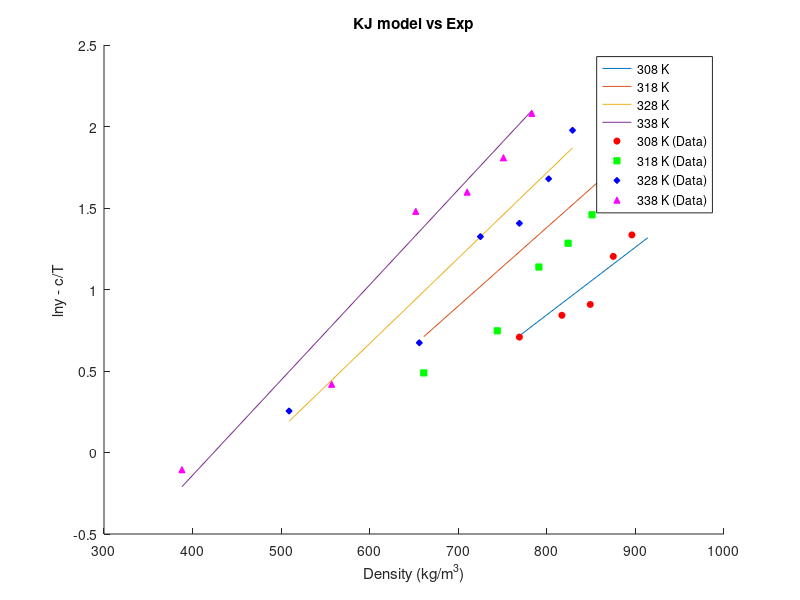
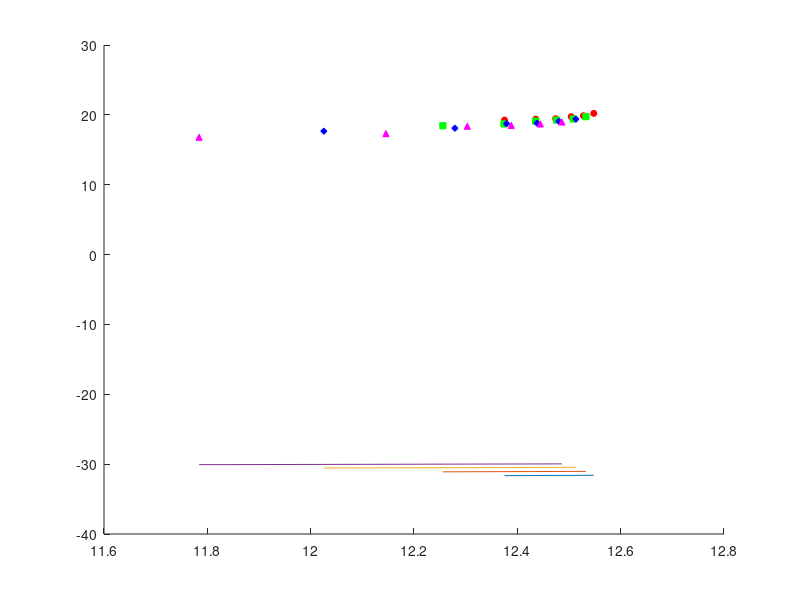

Reproduce these figures in MATLAB, in order.
clear;
% SC CO2 Thermo info
T_c_CO2 = 304.18;       % Critical Temp [Kelvin]
P_c_CO2 = 73.8;         % Critical Pressure [bar]
omega_CO2 = 0.225;      % Omega [-]

% Drug Thermo info
T_c_drug = 1149.5;      % Critical Temp [Kelvin]
P_c_drug = 10.57;       % Critical Pressure [bar]
omega_drug = 2.0964;    % Omega [-]

% Genral info
T = [308 318 328 338];              % Temp range
P = 1:1:300;                        % Pressure range from 1 to 300 bar with step of 1
k_ij = [0.103 0.117 0.126 0.134];   % Binary interaction parameter for PR/KM EoS
R = 8.314;                          % Gas Constant [J/mol·K]

Mw_drug = 598.5;
Mw_CO2 = 44.01;
Mw_methanol = 32.04;

rho_CO2 =   [769 817 849 875 896 914;
            661 744 791 824 851 872;
            509 656 725 769 802 829;
            388 557 652 710 751 783];               % Density [kg/m3]

y_b =   [2.03 2.32 2.48 3.33 3.80 5.32;
        1.63 2.11 3.12 3.61 4.30 5.96;
        1.29 1.96 3.76 4.08 5.36 7.22;
        0.90 1.52 4.39 4.94 6.10 8.01];        % mole fraction

ln_y_b = log(y_b);

% KJ Model info
a_KJ = -2.4761;
b_KJ = [0.0041509,0.0048209,0.0052409,0.0058409];
c_KJ = -4550.5306;

ln_y_KJ = zeros(4,6);
ln_y_KJ_cT = zeros(4,6);

for n=1:4
    for i=1:6
        ln_y_KJ(n,i) = a_KJ + b_KJ(n)*rho_CO2(n,i) + c_KJ/T(n);
        ln_y_KJ_cT(n,i) = ln_y_KJ(n,i) - c_KJ/T(n);

    end
end

figure(1);
hold on;

% Plot lines
plot(rho_CO2(1,:), ln_y_KJ_cT(1,:), 'DisplayName', '308 K');
plot(rho_CO2(2,:), ln_y_KJ_cT(2,:), 'DisplayName', '318 K');
plot(rho_CO2(3,:), ln_y_KJ_cT(3,:), 'DisplayName', '328 K');
plot(rho_CO2(4,:), ln_y_KJ_cT(4,:), 'DisplayName', '338 K');

% Scatter points
scatter(rho_CO2(1,:), ln_y_b(1,:), 20, 'r', 'o', 'MarkerFaceColor', 'r', 'DisplayName', '308 K (Data)');
scatter(rho_CO2(2,:), ln_y_b(2,:), 20, 'g', 's', 'MarkerFaceColor', 'g', 'DisplayName', '318 K (Data)');
scatter(rho_CO2(3,:), ln_y_b(3,:), 20, 'b', 'd', 'MarkerFaceColor', 'b', 'DisplayName', '328 K (Data)');
scatter(rho_CO2(4,:), ln_y_b(4,:), 20, 'm', '^', 'MarkerFaceColor', 'm', 'DisplayName', '338 K (Data)');

xlabel('Density (kg/m^3)');
ylabel('lny - c/T');

legend('Location', 'best');
title('KJ model vs Exp');



% GM Model info
a_GM = 1.8309;
b_GM = -5710.4987;
c_GM = [0.29142,0.24342,0.20242,0.1598]''


ln_y_GM = zeros(4,6);
ln_y_GM_bT = zeros(4,6);
ln_rho_T = zeros(4,6);

ln_y_b_GM = zeros(4,6);

for n=1:4
    for i=1:6
        ln_y_GM(n,i) = a_GM + (b_GM/T(n)) + c_GM(n)*log(rho_CO2(n,i)*T(n));
        ln_y_GM_bT(n,i) = ln_y_GM(n,i) + b_GM/T(n);
        ln_rho_T(n,i) = log(rho_CO2(n,i)*T(n));

        ln_y_b_GM(n,i) = ln_y_b(n,i) - b_GM/T(n);
    end
end

figure(2);
hold on;
plot(ln_rho_T(1,:), ln_y_GM_bT(1,:), 'DisplayName', '308 K');
plot(ln_rho_T(2,:), ln_y_GM_bT(2,:), 'DisplayName', '318 K');
plot(ln_rho_T(3,:), ln_y_GM_bT(3,:), 'DisplayName', '328 K');
plot(ln_rho_T(4,:), ln_y_GM_bT(4,:), 'DisplayName', '338 K');

% Scatter points
scatter(ln_rho_T(1,:), ln_y_b_GM(1,:), 20, 'r', 'o', 'MarkerFaceColor', 'r', 'DisplayName', '308 K (Data)');
scatter(ln_rho_T(2,:), ln_y_b_GM(2,:), 20, 'g', 's', 'MarkerFaceColor', 'g', 'DisplayName', '318 K (Data)');
scatter(ln_rho_T(3,:), ln_y_b_GM(3,:), 20, 'b', 'd', 'MarkerFaceColor', 'b', 'DisplayName', '328 K (Data)');
scatter(ln_rho_T(4,:), ln_y_b_GM(4,:), 20, 'm', '^', 'MarkerFaceColor', 'm', 'DisplayName', '338 K (Data)');

% Chrastil Model info
a_Chrastil = 4.5889;
b_Chrastil = -12.7501;
c_Chrastil = -6759.0921;

% Bartle et al. Model info
a_Bartle = 13.2886;
b_Bartle = 9.0827;
c_Bartle = -6845.6966;

% Sung-Shim Model info
a_Sung = 5.7399;
b_Sung = -606.0322;
c_Sung = -447.5124;
d_Sung = -36.8120;

% Bian et al model info
a_Bian = 4.2910;
b_Bian = -4806.5989;
c_Bian = 0.0355;
d_Bian = -1.0456;
e_Bian = -9.5861*10^4;

% Sodeifian model info
a_Sodeifian = -16.8909;
b_Sodeifian = -13.0866*10^3;
c_Sodeifian = 1.4181;
d_Sodeifian = 1.1071*10^3;
e_Sodeifian = -2.9406*10^3;
f_Sodeifian = -838.2700;
